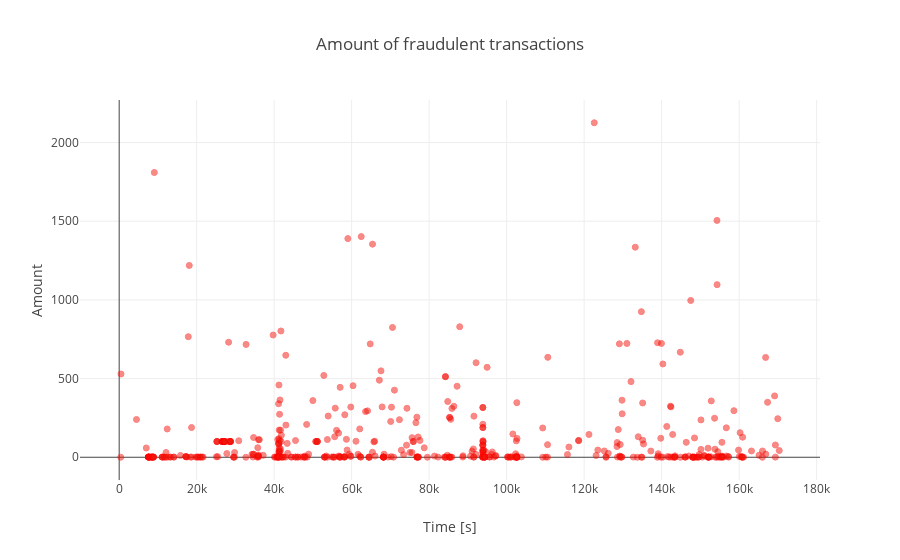

Here is the notebook cell this chart was saved with:
### Markdown cell above
**The real transaction have a larger mean value, larger Q1, smaller Q3 and Q4 and larger outliers; fraudulent transactions have a smaller Q1 and mean, larger Q4 and smaller outliers.**

**Let's plot the fraudulent transactions (amount) against time. The time is shown is seconds from the start of the time period (totaly 48h, over 2 days).**

### Code cell
fraud = data_df.loc[data_df['Class'] == 1]

trace = go.Scatter(
    x = fraud['Time'],y = fraud['Amount'],
    name="Amount",
     marker=dict(
                color='rgb(238,23,11)',
                line=dict(
                    color='red',
                    width=1),
                opacity=0.5,
            ),
    text= fraud['Amount'],
    mode = "markers"
)
data = [trace]
layout = dict(title = 'Amount of fraudulent transactions',
          xaxis = dict(title = 'Time [s]', showticklabels=True), 
          yaxis = dict(title = 'Amount'),
          hovermode='closest'
         )
fig = dict(data=data, layout=layout)
iplot(fig, filename='fraud-amount')

### Figure 1 — Plotly figure (JSON) as saved in the notebook; plotly's stock layout.template omitted (floating-point values rounded to 4 significant figures; data arrays with more than 128 entries replaced by an {"elided": "..."} marker saying what was removed)
{"data": [{"marker": {"color": "rgb(238,23,11)", "line": {"color": "red", "width": 1}, "opacity": 0.5}, "mode": "markers", "name": "Amount", "text": {"elided": "492 float values"}, "type": "scatter", "uid": "0ba188a8-5f71-4278-b6ae-c24f7215a7a4", "x": {"elided": "492 int values"}, "y": {"elided": "492 float values"}}], "layout": {"hovermode": "closest", "title": {"text": "Amount of fraudulent transactions"}, "xaxis": {"showticklabels": true, "title": {"text": "Time [s]"}}, "yaxis": {"title": {"text": "Amount"}}}}
